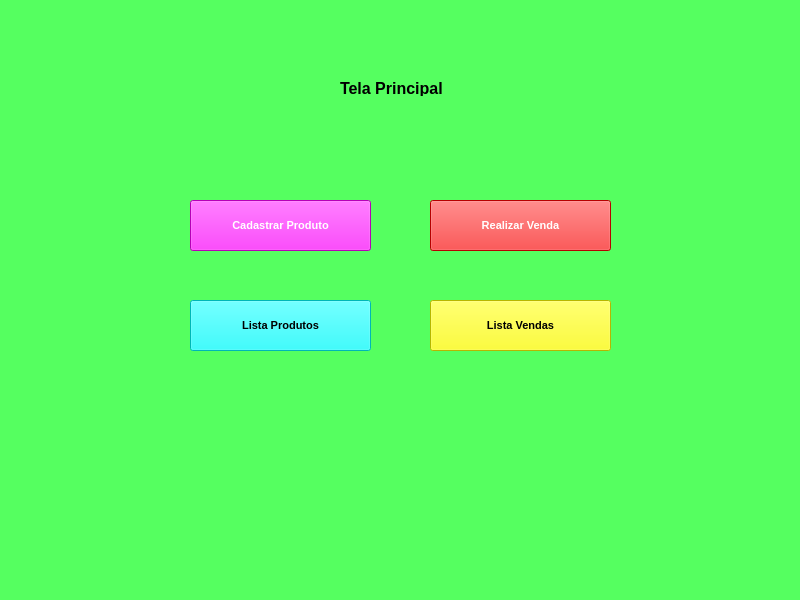
<?xml version="1.0" encoding="UTF-8"?>
<ui version="4.0">
 <class>MainWindow</class>
 <widget class="QMainWindow" name="MainWindow">
  <property name="geometry">
   <rect>
    <x>0</x>
    <y>0</y>
    <width>800</width>
    <height>600</height>
   </rect>
  </property>
  <property name="windowTitle">
   <string>MainWindow</string>
  </property>
  <property name="styleSheet">
   <string notr="true">background-color: rgb(85, 255, 96);</string>
  </property>
  <widget class="QWidget" name="centralwidget">
   <widget class="QPushButton" name="pushButton_2">
    <property name="geometry">
     <rect>
      <x>190</x>
      <y>300</y>
      <width>181</width>
      <height>51</height>
     </rect>
    </property>
    <property name="font">
     <font>
      <pointsize>8</pointsize>
      <weight>75</weight>
      <bold>true</bold>
     </font>
    </property>
    <property name="styleSheet">
     <string notr="true">background-color: rgb(0, 255, 255);</string>
    </property>
    <property name="text">
     <string>Lista Produtos</string>
    </property>
   </widget>
   <widget class="QPushButton" name="pushButton_4">
    <property name="geometry">
     <rect>
      <x>430</x>
      <y>300</y>
      <width>181</width>
      <height>51</height>
     </rect>
    </property>
    <property name="font">
     <font>
      <pointsize>8</pointsize>
      <weight>75</weight>
      <bold>true</bold>
     </font>
    </property>
    <property name="styleSheet">
     <string notr="true">background-color: rgb(255, 255, 0);</string>
    </property>
    <property name="text">
     <string>Lista Vendas</string>
    </property>
   </widget>
   <widget class="QPushButton" name="pushButton_3">
    <property name="geometry">
     <rect>
      <x>430</x>
      <y>200</y>
      <width>181</width>
      <height>51</height>
     </rect>
    </property>
    <property name="font">
     <font>
      <pointsize>8</pointsize>
      <weight>75</weight>
      <bold>true</bold>
     </font>
    </property>
    <property name="styleSheet">
     <string notr="true">background-color: rgb(255, 0, 0);
color: rgb(255, 255, 255);</string>
    </property>
    <property name="text">
     <string>Realizar Venda</string>
    </property>
   </widget>
   <widget class="QPushButton" name="pushButton_5">
    <property name="geometry">
     <rect>
      <x>190</x>
      <y>200</y>
      <width>181</width>
      <height>51</height>
     </rect>
    </property>
    <property name="font">
     <font>
      <pointsize>8</pointsize>
      <weight>75</weight>
      <bold>true</bold>
     </font>
    </property>
    <property name="styleSheet">
     <string notr="true">background-color: rgb(255, 0, 255);
color: rgb(255, 255, 255);</string>
    </property>
    <property name="text">
     <string>Cadastrar Produto</string>
    </property>
   </widget>
   <widget class="QLabel" name="label_7">
    <property name="geometry">
     <rect>
      <x>340</x>
      <y>80</y>
      <width>151</width>
      <height>16</height>
     </rect>
    </property>
    <property name="font">
     <font>
      <pointsize>12</pointsize>
      <weight>75</weight>
      <bold>true</bold>
     </font>
    </property>
    <property name="text">
     <string>Tela Principal</string>
    </property>
   </widget>
  </widget>
  <widget class="QMenuBar" name="menubar">
   <property name="geometry">
    <rect>
     <x>0</x>
     <y>0</y>
     <width>800</width>
     <height>21</height>
    </rect>
   </property>
  </widget>
  <widget class="QStatusBar" name="statusbar"/>
 </widget>
 <resources/>
 <connections/>
</ui>
